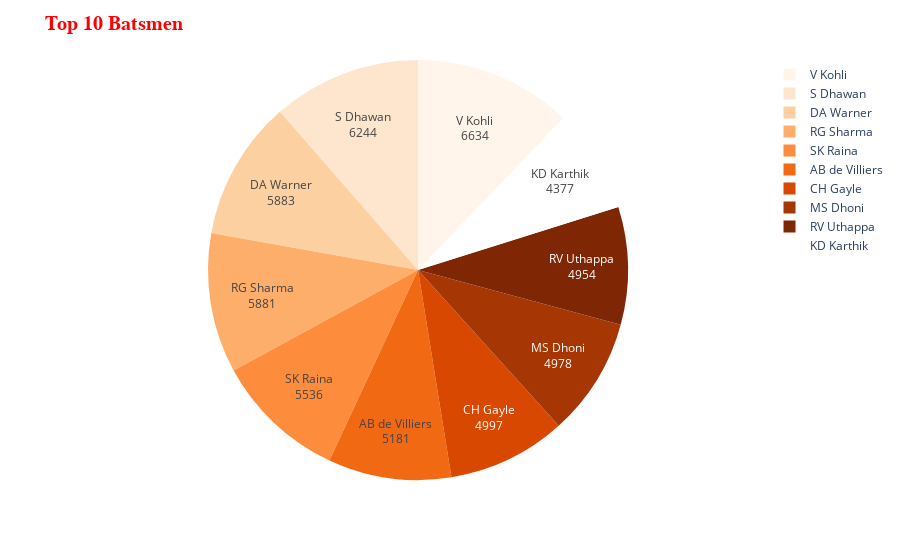

Source (notebook cell):
### Markdown cell above
## Top 10 Batsmans

### Code cell
#Let us list the top 10 batsmen based on the total runs they made in IPL
top_batsman=delivery_df.groupby(['batter']).agg(batsman_total=('batsman_run', 'sum')).reset_index()\
                .sort_values(by='batsman_total', ascending=False).head(10)

fig = px.pie(values=top_batsman.batsman_total, 
             names=top_batsman.batter,
             color_discrete_sequence=px.colors.sequential.Oranges)
fig.update_traces(textposition='inside',
                  textfont_size=11,
                  textinfo='value+label')

fig.update_layout(title_text="<b>Top 10 Batsmen</b>",
                  title_font_family="Times New Roman",
                  title_font_color="red",
                  title_font_size=20,
                  uniformtext_minsize=12, 
                  uniformtext_mode='hide')

fig.show()

### Figure 1 — Plotly figure (JSON) as saved in the notebook; plotly's stock layout.template omitted (floating-point values rounded to 4 significant figures)
{"data": [{"domain": {"x": [0, 1], "y": [0, 1]}, "hovertemplate": "label=%{label}<br>value=%{value}<extra></extra>", "labels": ["V Kohli", "S Dhawan", "DA Warner", "RG Sharma", "SK Raina", "AB de Villiers", "CH Gayle", "MS Dhoni", "RV Uthappa", "KD Karthik"], "legendgroup": "", "name": "", "showlegend": true, "textfont": {"size": 11}, "textinfo": "value+label", "textposition": "inside", "type": "pie", "values": [6634, 6244, 5883, 5881, 5536, 5181, 4997, 4978, 4954, 4377]}], "layout": {"legend": {"tracegroupgap": 0}, "margin": {"t": 60}, "piecolorway": ["rgb(255,245,235)", "rgb(254,230,206)", "rgb(253,208,162)", "rgb(253,174,107)", "rgb(253,141,60)", "rgb(241,105,19)", "rgb(217,72,1)", "rgb(166,54,3)", "rgb(127,39,4)"], "title": {"font": {"color": "red", "family": "Times New Roman", "size": 20}, "text": "<b>Top 10 Batsmen</b>"}, "uniformtext": {"minsize": 12, "mode": "hide"}}}
